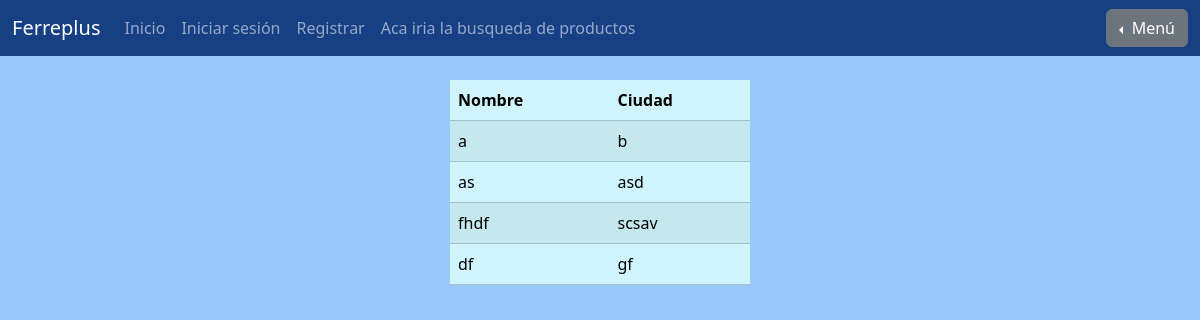
Page /gestion_de_sucursales/listar_sucursales/ on the earlier database version.
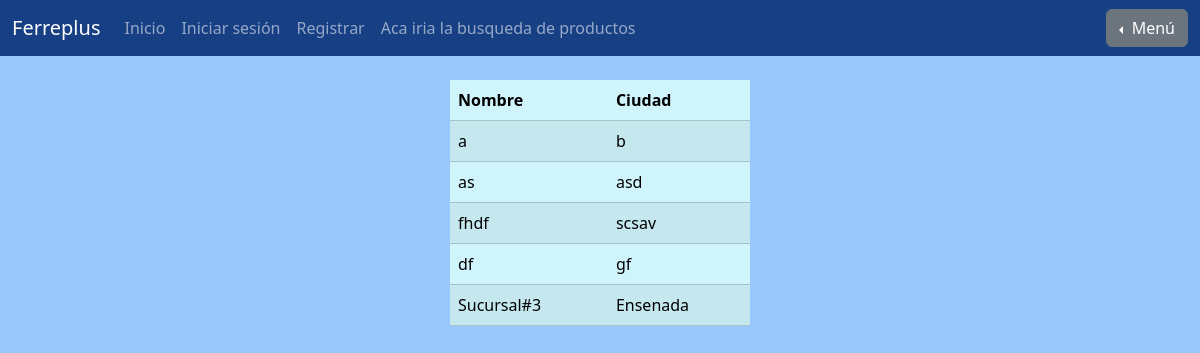
Same page on the later database version.
### gestion_de_sucursales/models.py (models this page shows, shortened)
class Sucursal(models.Model):
    nombre = models.CharField(max_length=200, primary_key=True)
    ciudad = models.CharField(max_length=200, null=False)

### gestion_de_sucursales/views.py (the view)
# urls.py: path("listar_sucursales/", listar_sucursales_view, name='listar_sucursales'),
def listar_sucursales_view(request):
    queryset = Sucursal.objects.all()
    context = {
        "lista": queryset
    }
    return render(request, "gestion_de_sucursales/listar_sucursales.html", context)

### gestion_de_sucursales/templates/gestion_de_sucursales/listar_sucursales.html (shortened to what this page needs)
{% extends "homepage/base.html" %}
        {% block content %}
        {% if lista %}
        <table class="table table-striped mx-auto table-info" style="width: 300px;">
            <thead>
                <tr>
                    <th>Nombre</th>
                    <th>Ciudad</th>
                </tr>
            </thead>
            <tbody>
                {% for instance in lista %}
                <tr>
                    <td>{{ instance.nombre }}</td>
                    <td>{{ instance.ciudad }}</td>
                </tr>
                {% endfor %}
            </tbody>
        </table>
        {% else %}
        <p>No hay datos disponibles</p>
        {% endif %}
        {% endblock %}

Differences in the rows shown:
added Sucursal: nombre "Sucursal#3", ciudad "Ensenada"
